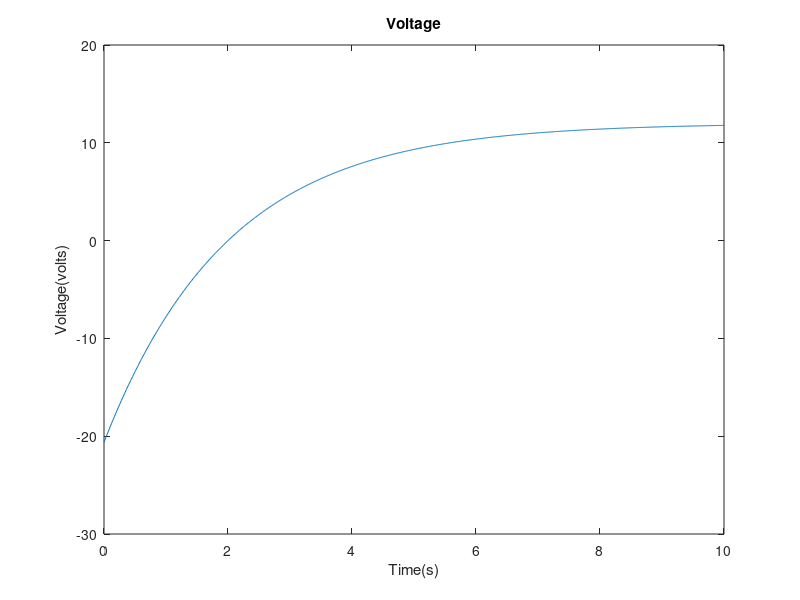
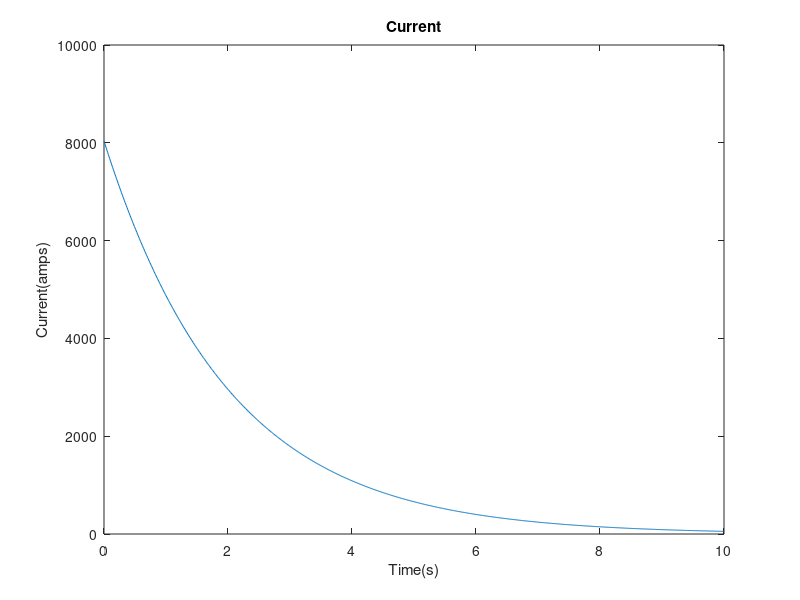

MATLAB code for these plots, in order:

clear;close all
len = 1000;C = 500-6;
t = linspace(0,10,len);
v = 12.*(1-exp(1-(0.5)*t));
figure(1); clf;
plot(t,v);
xlabel Time(s); ylabel Voltage(volts)
title('Voltage');
for i = 1:len-1
    dt = t(i+1) - t(i);
    dv = v(i+1) - v(i);
    dvdt(i) = dv/dt;
end
current = C*dvdt;
figure(2); clf;
plot(t(1:length(dvdt)),current);
title('Current')
xlabel Time(s); ylabel Current(amps)
